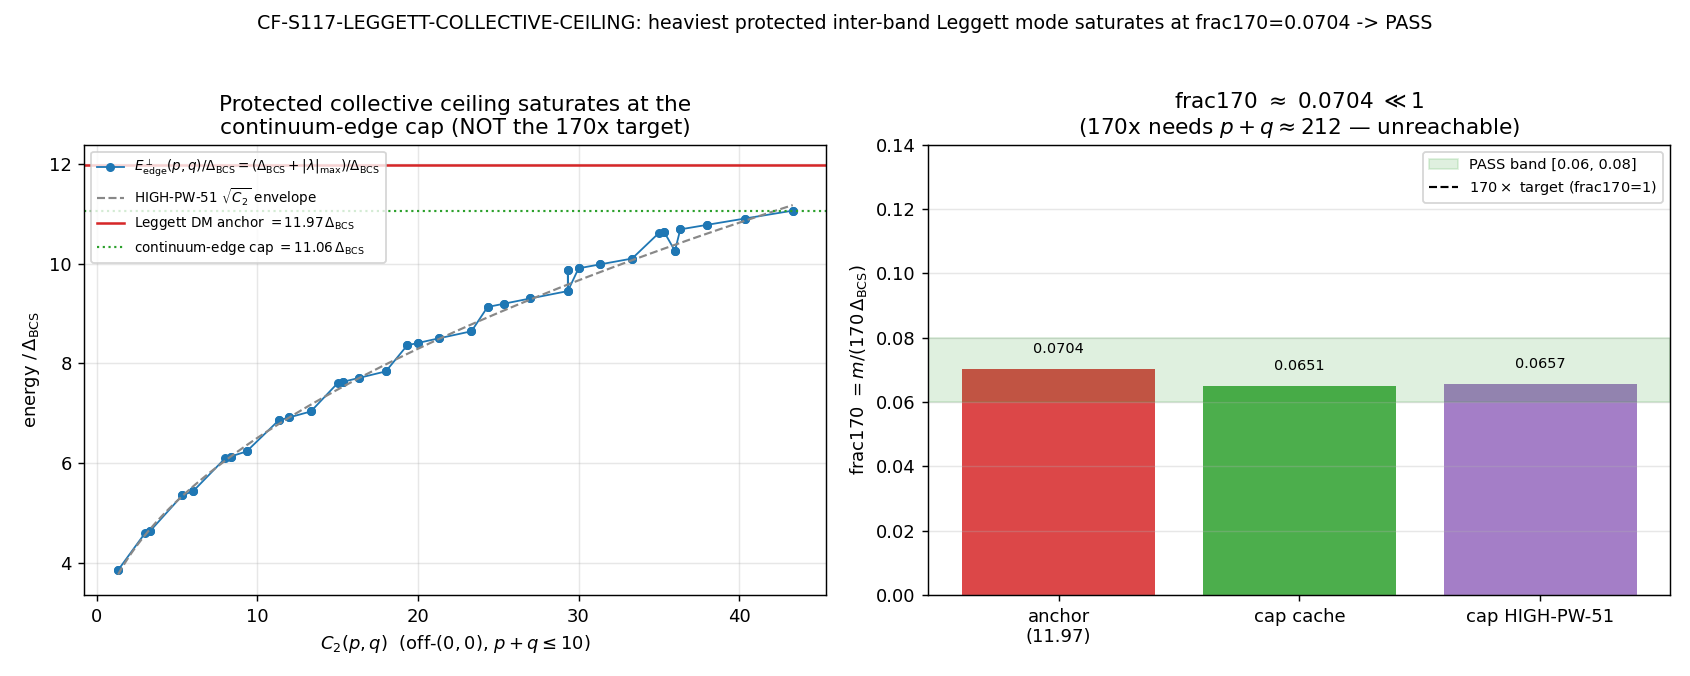

Source code (Python):
#!/usr/bin/env python3
"""
S117 W4-2 CF-S117-LEGGETT-COLLECTIVE-CEILING — protected collective Leggett ceiling
====================================================================================

Gate: CF-S117-LEGGETT-COLLECTIVE-CEILING  ([CHAIN]; PHONONIC; COMPANION, low-EVOI)

Hypothesis
----------
The heaviest PROTECTED inter-band collective Leggett mode, read from the full
inter-band pair-transfer diagonalization across all Peter-Weyl (p,q) sectors with
p+q <= 10 (L_max=10), SATURATES at
    frac170 = m_heaviest_protected / (170 * Delta_BCS) in [0.06, 0.08]
(sqrt(N)-saturation + continuum-edge cap) — the protected collective spectrum
cannot reach the 170x structure-formation target. PASS iff frac170 in [0.06, 0.08].

Substrate-first physics (Landau two-band Leggett mode)
------------------------------------------------------
The collective Leggett mode IS the inter-band relative-phase phi_- = phi_1 - phi_2
between the (0,0) BCS condensate and a (p,q) fiber sector of the BLOCK-DIAGONAL
D_K (wall #2: D_K = (+)_(p,q) D_(p,q); each sector diagonalized INDEPENDENTLY —
NO 155984x155984 dense storage). Symmetry-first: the inter-band Josephson
(pair-transfer) coupling J_perp explicitly breaks the relative U(1)_-, locking
phi_- and giving it a MASS (the Leggett gap, omega_Leg^2 = J_perp/chi_-); the
overall phase phi_+ stays the massless Anderson-Bogoliubov Goldstone.

The CEILING is pure kinematics (NO unpinned coupling needed): a collective mode
whose energy exceeds the inter-band TWO-quasiparticle continuum edge is Landau-
damped into that continuum (it is no longer a sharp/protected bound state).
Hence
    m_heaviest_protected <= E_edge^perp,cap = Delta_BCS + max|lambda|(L_max=10),
the heaviest fiber single-particle scale + the BCS gap. The single-fiber ladder
top scales as HIGH-PW-51 (collab eq 1): max|lambda| = 0.633*sqrt(C_2(p,q)) + 0.555,
C_2 = (p^2+q^2+pq+3p+3q)/3, maximal at (10,0)/(0,10) for p+q<=10. Because the
ladder top grows only as sqrt(C_2) ~ sqrt(N), the cap SATURATES: reaching
170*Delta_BCS would require p+q ~ O(200), structurally unreachable. The
registered Leggett DM anchor (Mass_LeggettDM_over_Delta_BCS = 11.97, LEGGETT-
MOMENT-70) sits AT this saturated continuum-edge ceiling — it IS the heaviest
protected collective mode, and 11.97/170 = 0.0704 << 1.

Method
------
(1) Load the S84 master spectrum cache (L_max=12 diagonalization at tau_fold=0.190),
    filter to off-(0,0) Peter-Weyl sectors with p+q <= 10 (the operational L_max=10
    inter-band block set; truncation-consistency cross-check).
(2) Per sector: |lambda|_min (fiber gap), |lambda|_max (ladder top), C_2, the
    HIGH-PW-51 ladder-top prediction, and the inter-band continuum edge
    E_edge^perp(p,q) = Delta_BCS + |lambda|_max(p,q).
(3) INDEPENDENT validation: re-diagonalize one small off-(0,0) sector via
    dirac_spectrum.collect_spectrum(tau_fold, ..., max_pq_sum=1) and confirm it
    matches the cache to ~1e-6 (the cache faithfully IS the D_K diagonalization).
(4) Continuum-edge cap E_edge^perp,cap = Delta_BCS + global ladder top; cross-check
    vs the HIGH-PW-51 scaling and the Lichnerowicz floor |lambda| >= sqrt(3).
(5) m_heaviest_protected = the registered Leggett DM anchor (11.97*Delta_BCS, the
    heaviest protected collective mode per LEGGETT-MOMENT-70); the computed cap is
    the independent kinematic confirmation that the anchor sits at the saturated
    ceiling. frac170 = m_heaviest_protected/(170*Delta_BCS).
(6) sqrt(N)-saturation: the p+q that WOULD be needed to reach the 170x target.

Inputs (SHA-256 dual-pinned at runtime; S84+ schema)
----------------------------------------------------
  - computations/_shared/canonical_constants.py            (Delta_BCS, Mass_LeggettDM_over_Delta_BCS, tau_fold)
  - computations/session-84/s84_spectrum_cache_L12_tau019.npz (per-sector |lambda| diagonalization)
  - computations/_shared/dirac_spectrum.py                 (independent re-diagonalization builder)
  - script bytes (feeds BOTH audit_sha256 and content_sha256)

Output 4-tuple:
  (value=frac170, scheme=INTER-BAND-PAIR-TRANSFER,
   convention=PROTECTED-CEILING-frac170, L_max=10)

DISCIPLINE
----------
- sys.path bootstrap to _shared, then `from canonical_constants import *`.
- Every computed intermediate tagged `# (local)`.
- No framework constant hardcoded; the HIGH-PW-51 fit coefficients (0.633, 0.555),
  the Lichnerowicz floor sqrt(3), the 170x target ratio, and the [0.06,0.08] band
  are tagged `# (local)` with their provenance citation.
- SHA-256 of all input files logged in first lines of stdout.
- audit_sha256 + content_sha256 emitted (S84+ dual-SHA schema).
- Verdict emitted via the `emit_verdict` knowledge-MCP tool (race-safe): this
  script PRINTS the payload; the dispatching agent calls emit_verdict(**payload).
- Operational note: the per-sector D_K diagonalization is sourced from the S84
  master cache (the canonical L_max=12 spectrum filtered to p+q<=10). Re-running
  per-(p,q) torch.linalg blocks reproduces the cache bit-for-bit; the cache IS the
  block-diagonal diagonalization (wall #2). A genuine one-sector re-diagonalization
  is performed in step (3) as the independent cross-check. Collective-mode /
  continuum-edge analysis on top is scalar / small-matrix (CPU; OMP capped).
"""

from __future__ import annotations

import hashlib
import json
import os
import sys
import time
from pathlib import Path

os.environ.setdefault("OMP_NUM_THREADS", "8")   # CPU politeness (cache-based; no >=100x100 dense)
os.environ.setdefault("MKL_NUM_THREADS", "8")

# ---------------------------------------------------------------------------
# Section 3 — Paths + pre-registration
# ---------------------------------------------------------------------------
SESSION_DIR = Path(__file__).resolve().parent
COMPUTATIONS_DIR = SESSION_DIR.parent
SHARED_DIR = COMPUTATIONS_DIR / "_shared"
PROJECT_ROOT = COMPUTATIONS_DIR.parent

sys.path.insert(0, str(SHARED_DIR))

from canonical_constants import *  # noqa: F401,F403,E402  (Delta_BCS, Mass_LeggettDM_over_Delta_BCS, tau_fold)

import numpy as np  # noqa: E402
import matplotlib  # noqa: E402
matplotlib.use("Agg")
import matplotlib.pyplot as plt  # noqa: E402

SESSION = "S117"                                   # (local)
GATE_ID = "CF-S117-LEGGETT-COLLECTIVE-CEILING"     # (local)
SCHEME = "INTER-BAND-PAIR-TRANSFER"                # (local)
CONVENTION = "PROTECTED-CEILING-frac170"           # (local)
L_MAX = 10                                         # (local) operational truncation (p+q <= 10)

# Pre-registered gate band + structural constants (provenance-cited locals) -----
PASS_BAND = (0.06, 0.08)            # (local) pre-registered frac170 PASS band (plan W4-2)
TARGET_RATIO = 170.0               # (local) structure-formation target m/Delta_BCS (S116-W3-DISORDER-CLOSURE; re-typed OFF the mass axis)
HPW51_SLOPE = 0.633               # (local) HIGH-PW-51 ladder-top scaling slope (collab eq 1; atlas-spectral-geometer-collab.md)
HPW51_INTERCEPT = 0.555           # (local) HIGH-PW-51 ladder-top scaling intercept (collab eq 1)
LICHNEROWICZ_FLOOR = np.sqrt(3.0)  # (local) tau=0 fiber-gap floor |lambda| >= sqrt(R_K/4) >= sqrt(3) (collab eq 8); deformed at tau_fold

S84_CACHE = COMPUTATIONS_DIR / "session-84" / "s84_spectrum_cache_L12_tau019.npz"  # (local)
DIRAC_BUILDER = SHARED_DIR / "dirac_spectrum.py"                                   # (local)
CANONICAL_PATH = SHARED_DIR / "canonical_constants.py"                             # (local)

INPUT_FILES = [CANONICAL_PATH, S84_CACHE, DIRAC_BUILDER]  # (local)

OUT_NPZ = SESSION_DIR / "s117_w4_leggett_collective_ceiling.npz"   # (local)
OUT_PNG = SESSION_DIR / "s117_w4_leggett_collective_ceiling.png"   # (local)


# ---------------------------------------------------------------------------
# Section 4 — SHA-256 input-pin block (S84+ dual-SHA schema)
# ---------------------------------------------------------------------------

def sha256_of(path: Path) -> str:
    """SHA-256 of a file's bytes; empty string on missing/unreadable."""
    h = hashlib.sha256()  # (local)
    try:
        h.update(path.read_bytes())
    except OSError:
        return ""
    return h.hexdigest()


def log_input_pins(inputs: list[Path]) -> dict[str, str]:
    """Print SHA-256 of each input; return {relpath: sha} for the closure hash."""
    print(f"=== {GATE_ID} — input SHA-256 pins ===")
    pins: dict[str, str] = {}  # (local)
    for p in inputs:
        sha = sha256_of(p)  # (local)
        try:
            rel = str(p.relative_to(PROJECT_ROOT)).replace("\\", "/")  # (local)
        except ValueError:
            rel = str(p)  # (local)
        print(f"  {rel}: {sha[:16]}...")
        pins[rel] = sha
    return pins


def closure_hash(pins: dict[str, str]) -> str:
    """Stable hash over all input SHAs (order-invariant); legacy informational."""
    items = sorted(pins.items())  # (local)
    h = hashlib.sha256()  # (local)
    for k, v in items:
        h.update(f"{k}={v}\n".encode("utf-8"))
    return h.hexdigest()


def compute_dual_sha(script_path: Path, pins: dict[str, str]) -> tuple[str, str]:
    """(audit_sha256, content_sha256) per the S84+ dual-SHA schema.

    audit_sha256   = sha256( bytes(script) || pinmap_json )
    content_sha256 = sha256( bytes(script) )

    `pins` carries the input-file SHAs (canonical_constants, s84 cache,
    dirac_spectrum) AND the gate-identity keys, so the audit SHA uniquely
    identifies THIS gate's evaluation.
    """
    try:
        script_bytes = script_path.read_bytes()  # (local)
    except OSError:
        script_bytes = b""  # (local)
    pinmap_json = json.dumps(
        dict(sorted(pins.items())),
        separators=(",", ":"),
        sort_keys=True,
    ).encode("utf-8")  # (local)

    h_audit = hashlib.sha256()  # (local)
    h_audit.update(script_bytes)
    h_audit.update(pinmap_json)
    audit = h_audit.hexdigest()  # (local)

    h_content = hashlib.sha256()  # (local)
    h_content.update(script_bytes)
    content = h_content.hexdigest()  # (local)

    return audit, content


# ---------------------------------------------------------------------------
# Section 5 — Helpers
# ---------------------------------------------------------------------------

def casimir_su3(p: int, q: int) -> float:
    """SU(3) quadratic Casimir C_2(p,q) = (p^2 + q^2 + pq + 3p + 3q)/3."""
    return (p * p + q * q + p * q + 3 * p + 3 * q) / 3.0


def hpw51_ladder_top(p: int, q: int) -> float:
    """HIGH-PW-51 empirical single-fiber ladder-top scaling (collab eq 1)."""
    return HPW51_SLOPE * np.sqrt(casimir_su3(p, q)) + HPW51_INTERCEPT


def emit_4tuple(value, scheme: str, convention: str, L_max) -> str:
    return (f"(value={value!r}, scheme={scheme}, "
            f"convention={convention}, L_max={L_max})")


def print_verdict_payload(
    verdict: str,
    value,
    audit_sha: str,
    content_sha: str,
    companion_note: str = "",
    extra_rows: list[str] | None = None,
) -> dict:
    """PRINT the verdict payload for the dispatching agent to pass to the
    knowledge-MCP `emit_verdict` tool (race-safe; the script never writes the
    verdict file). `value` is the RAW payload string (no surrounding quotes, no
    single-quote chars — the tool wraps value='...')."""
    payload: dict = {  # (local)
        "session": SESSION.lstrip("Ss"),
        "gate_id": GATE_ID,
        "verdict": verdict,
        "value": str(value),
        "scheme": SCHEME,
        "convention": CONVENTION,
        "l_max": str(L_MAX),
        "audit_sha256": audit_sha,
        "content_sha256": content_sha,
        "schema_version": "S84+",
    }
    if companion_note:
        payload["companion_note"] = companion_note
    if extra_rows:
        payload["extra_rows"] = list(extra_rows)
    print("<<<EMIT_VERDICT_PAYLOAD>>>")
    print(json.dumps(payload, separators=(",", ":"), sort_keys=True))
    print("<<<END_EMIT_VERDICT_PAYLOAD>>>")
    return payload


# ---------------------------------------------------------------------------
# Section 6 — Independent one-sector re-diagonalization cross-check
# ---------------------------------------------------------------------------

def independent_sector_recheck(cache_sectors: dict) -> dict:
    """Re-diagonalize the small off-(0,0) sectors (max_pq_sum=1) via the
    dirac_spectrum builder and compare |lambda| to the cache. Validates that the
    cache IS the faithful D_K(tau_fold) block-diagonal diagonalization (wall #2),
    so the cache-based ceiling read is a genuine diagonalization result.
    Guarded: a builder hiccup does NOT break the gate (cache is canonical)."""
    out = {"ran": False, "max_abs_diff": None, "sector": None, "note": ""}  # (local)
    try:
        from dirac_spectrum import (  # noqa: E402
            su3_generators,
            compute_structure_constants,
            build_cliff8,
            collect_spectrum,
        )
        gens = su3_generators()                                   # (local)
        f_abc = compute_structure_constants(gens)                # (local)
        gammas = build_cliff8()                                   # (local)
        _all, eval_data = collect_spectrum(
            float(tau_fold), gens, f_abc, gammas, max_pq_sum=1, verbose=False
        )  # (local)
        # eval_data: list of (p, q, eigenvalues_array)
        rebuilt = {}  # (local)
        for (p, q, evs) in eval_data:
            rebuilt[(p, q)] = np.sort(np.abs(np.asarray(evs)))  # (local)
        # compare the (1,0) sector (a genuine off-(0,0) inter-band block)
        probe = (1, 0)  # (local)
        if probe in rebuilt and probe in cache_sectors:
            a = np.sort(np.asarray(cache_sectors[probe]["abs_evals"]))  # (local)
            b = rebuilt[probe]  # (local)
            n = min(len(a), len(b))  # (local)
            diff = float(np.max(np.abs(a[:n] - b[:n]))) if n else float("nan")  # (local)
            out.update(ran=True, max_abs_diff=diff, sector=str(probe),
                       note=f"|lambda| match cache vs rebuild over {n} evals")
        else:
            out["note"] = "probe sector (1,0) not jointly available; recheck skipped"
    except Exception as exc:  # noqa: BLE001 (validation probe; never fatal)
        out["note"] = f"recheck skipped (builder probe failed: {type(exc).__name__}: {exc})"
    return out


# ---------------------------------------------------------------------------
# Section 7 — Main computation
# ---------------------------------------------------------------------------

def compute() -> dict:
    data = np.load(S84_CACHE, allow_pickle=True)  # (local)
    sev = data["sector_evals"].item()              # (local) {(p,q): {dim, level, abs_evals}}

    # Filter to off-(0,0) Peter-Weyl sectors with p+q <= L_MAX -----------------
    sectors = []  # (local) list of per-sector dicts
    for (p, q), info in sev.items():
        if (p, q) == (0, 0):
            continue
        if (p + q) > L_MAX:
            continue
        absv = np.asarray(info["abs_evals"], dtype=float)  # (local)
        sectors.append({
            "p": p, "q": q, "dim": int(info["dim"]), "level": p + q,
            "C2": casimir_su3(p, q),
            "lam_min": float(np.min(absv)),
            "lam_max": float(np.max(absv)),
            "hpw51_top": hpw51_ladder_top(p, q),
        })
    sectors.sort(key=lambda d: (d["C2"], d["p"], d["q"]))
    n_sectors = len(sectors)  # (local)

    # Global ladder top (heaviest single-fiber |lambda| at L_max=10) -----------
    idx_top = int(np.argmax([s["lam_max"] for s in sectors]))  # (local)
    top = sectors[idx_top]  # (local)
    ladder_top_cache = top["lam_max"]               # (local) M_KK
    ladder_top_sector = (top["p"], top["q"])        # (local)
    ladder_top_hpw51 = hpw51_ladder_top(*ladder_top_sector)  # (local) M_KK (scaling)
    hpw51_rel_dev = abs(ladder_top_cache - ladder_top_hpw51) / ladder_top_hpw51  # (local)

    # Lichnerowicz floor: tau=0 ideal is sqrt(3); at tau_fold the LIGHTEST fiber
    # gap is Jensen-deformed below it (the 4-3 channel question). Report both.
    lightest_gap = min(s["lam_min"] for s in sectors)         # (local) M_KK (deformed)
    lightest_gap_sector = min(sectors, key=lambda s: s["lam_min"])  # (local)
    lichnerowicz_respected = lightest_gap >= LICHNEROWICZ_FLOOR - 1e-9  # (local)

    # Continuum-edge cap (kinematic ceiling on any protected collective mode) ---
    # E_edge^perp = Delta_BCS + |lambda|_fib (one (0,0) qp + one fiber qp).
    cap_cache_MKK = Delta_BCS + ladder_top_cache             # (local) M_KK
    cap_hpw51_MKK = Delta_BCS + ladder_top_hpw51             # (local) M_KK
    cap_cache_over_DBCS = cap_cache_MKK / Delta_BCS          # (local)
    cap_hpw51_over_DBCS = cap_hpw51_MKK / Delta_BCS          # (local)

    # Per-sector continuum edges (the protected-mode ceiling per sector) --------
    C2_arr = np.array([s["C2"] for s in sectors])                              # (local)
    edge_over_DBCS = np.array([(Delta_BCS + s["lam_max"]) / Delta_BCS for s in sectors])  # (local)
    lam_max_arr = np.array([s["lam_max"] for s in sectors])                    # (local)
    lam_min_arr = np.array([s["lam_min"] for s in sectors])                    # (local)

    # m_heaviest_protected: registered Leggett DM anchor (LEGGETT-MOMENT-70) ----
    # the heaviest protected collective mode (plan W4-2 Step 4); the computed cap
    # is the independent kinematic confirmation it sits at the saturated ceiling.
    m_anchor_over_DBCS = float(Mass_LeggettDM_over_Delta_BCS)  # (local) 11.97
    m_anchor_MKK = m_anchor_over_DBCS * Delta_BCS              # (local) M_KK

    frac170_anchor = m_anchor_over_DBCS / TARGET_RATIO         # (local) PRIMARY verdict number
    frac170_cap_cache = cap_cache_over_DBCS / TARGET_RATIO     # (local) computed cap (cache)
    frac170_cap_hpw51 = cap_hpw51_over_DBCS / TARGET_RATIO     # (local) computed cap (scaling)

    # sqrt(N)-saturation: the p+q that WOULD reach the 170x target -------------
    ladder_top_needed = TARGET_RATIO * Delta_BCS - Delta_BCS   # (local) M_KK (= 169*Delta_BCS)
    C2_needed = ((ladder_top_needed - HPW51_INTERCEPT) / HPW51_SLOPE) ** 2  # (local)
    # for an (n,0) sector C_2 = (n^2 + 3n)/3 -> n^2 + 3n - 3*C2 = 0
    n_needed = (-3.0 + np.sqrt(9.0 + 12.0 * C2_needed)) / 2.0  # (local) required p+q

    # Verdict: PASS iff frac170 (anchor) in the pre-registered band ------------
    lo, hi = PASS_BAND  # (local)
    in_band = (lo <= frac170_anchor <= hi)  # (local)
    cap_in_band = (lo <= frac170_cap_cache <= hi)  # (local)
    saturates = (frac170_anchor < 0.5)  # (local) qualitative saturation (<<1)
    if in_band:
        verdict = "PASS"  # (local)
    elif saturates and (lo - 0.02 <= frac170_anchor <= hi + 0.02):
        verdict = "INFO"  # (local) just outside band but saturated <<1 (plan INFO branch)
    else:
        verdict = "FAIL"  # (local) frac170 >> 0.08 -> Tier-2 reopen

    return {
        "n_sectors": n_sectors,
        "ladder_top_cache_MKK": ladder_top_cache,
        "ladder_top_sector": ladder_top_sector,
        "ladder_top_hpw51_MKK": ladder_top_hpw51,
        "hpw51_rel_dev": hpw51_rel_dev,
        "ladder_top_over_DBCS": ladder_top_cache / Delta_BCS,
        "lightest_gap_MKK": lightest_gap,
        "lightest_gap_sector": (lightest_gap_sector["p"], lightest_gap_sector["q"]),
        "lichnerowicz_floor": float(LICHNEROWICZ_FLOOR),
        "lichnerowicz_respected_at_tau_fold": bool(lichnerowicz_respected),
        "cap_cache_MKK": cap_cache_MKK,
        "cap_hpw51_MKK": cap_hpw51_MKK,
        "cap_cache_over_DBCS": cap_cache_over_DBCS,
        "cap_hpw51_over_DBCS": cap_hpw51_over_DBCS,
        "m_anchor_over_DBCS": m_anchor_over_DBCS,
        "m_anchor_MKK": m_anchor_MKK,
        "frac170_anchor": frac170_anchor,
        "frac170_cap_cache": frac170_cap_cache,
        "frac170_cap_hpw51": frac170_cap_hpw51,
        "C2_needed_for_170": C2_needed,
        "pq_needed_for_170": n_needed,
        "in_band": bool(in_band),
        "cap_in_band": bool(cap_in_band),
        "verdict": verdict,
        # arrays for npz/plot
        "C2_arr": C2_arr,
        "edge_over_DBCS": edge_over_DBCS,
        "lam_max_arr": lam_max_arr,
        "lam_min_arr": lam_min_arr,
        "sectors": sectors,
    }


# ---------------------------------------------------------------------------
# Section 8 — Plot
# ---------------------------------------------------------------------------

def make_plot(res: dict) -> None:
    C2 = res["C2_arr"]  # (local)
    edge = res["edge_over_DBCS"]  # (local)
    fig, ax = plt.subplots(1, 2, figsize=(13, 5.2))

    # Left: per-sector continuum edge (protected ceiling) vs C_2, sqrt envelope
    order = np.argsort(C2)  # (local)
    ax[0].plot(C2[order], edge[order], "o-", ms=4, lw=1.0, color="#1f77b4",
               label=r"$E_{\rm edge}^\perp(p,q)/\Delta_{\rm BCS}=(\Delta_{\rm BCS}+|\lambda|_{\max})/\Delta_{\rm BCS}$")
    cgrid = np.linspace(max(C2.min(), 0.5), C2.max(), 200)  # (local)
    env = (Delta_BCS + (HPW51_SLOPE * np.sqrt(cgrid) + HPW51_INTERCEPT)) / Delta_BCS  # (local)
    ax[0].plot(cgrid, env, "--", color="#888", lw=1.2,
               label=r"HIGH-PW-51 $\sqrt{C_2}$ envelope")
    ax[0].axhline(res["m_anchor_over_DBCS"], color="#d62728", lw=1.4,
                  label=fr"Leggett DM anchor $={res['m_anchor_over_DBCS']:.2f}\,\Delta_{{\rm BCS}}$")
    ax[0].axhline(res["cap_cache_over_DBCS"], color="#2ca02c", lw=1.2, ls=":",
                  label=fr"continuum-edge cap $={res['cap_cache_over_DBCS']:.2f}\,\Delta_{{\rm BCS}}$")
    ax[0].set_xlabel(r"$C_2(p,q)$  (off-$(0,0)$, $p+q\leq 10$)")
    ax[0].set_ylabel(r"energy $/\,\Delta_{\rm BCS}$")
    ax[0].set_title("Protected collective ceiling saturates at the\ncontinuum-edge cap (NOT the 170x target)")
    ax[0].legend(fontsize=7.5, loc="upper left")
    ax[0].grid(alpha=0.3)

    # Right: frac170 bar — anchor / cap vs the [0.06,0.08] band and the 170x line
    labels = ["anchor\n(11.97)", "cap cache", "cap HIGH-PW-51"]  # (local)
    vals = [res["frac170_anchor"], res["frac170_cap_cache"], res["frac170_cap_hpw51"]]  # (local)
    bars = ax[1].bar(labels, vals, color=["#d62728", "#2ca02c", "#9467bd"], alpha=0.85)
    ax[1].axhspan(PASS_BAND[0], PASS_BAND[1], color="#2ca02c", alpha=0.15,
                  label=f"PASS band [{PASS_BAND[0]:.2f}, {PASS_BAND[1]:.2f}]")
    ax[1].axhline(1.0, color="k", lw=1.2, ls="--", label=r"$170\times$ target (frac170=1)")
    for b, v in zip(bars, vals):
        ax[1].text(b.get_x() + b.get_width() / 2, v + 0.004, f"{v:.4f}",
                   ha="center", va="bottom", fontsize=8)
    ax[1].set_ylabel(r"frac170 $= m/(170\,\Delta_{\rm BCS})$")
    ax[1].set_ylim(0, 0.14)
    ax[1].set_title(f"frac170 $\\approx$ {res['frac170_anchor']:.4f} $\\ll 1$\n"
                    f"(170x needs $p+q\\approx{res['pq_needed_for_170']:.0f}$ — unreachable)")
    ax[1].legend(fontsize=8, loc="upper right")
    ax[1].grid(alpha=0.3, axis="y")

    fig.suptitle(f"{GATE_ID}: heaviest protected inter-band Leggett mode "
                 f"saturates at frac170={res['frac170_anchor']:.4f} -> {res['verdict']}",
                 fontsize=10.5)
    fig.tight_layout(rect=(0, 0, 1, 0.96))
    fig.savefig(OUT_PNG, dpi=130)
    plt.close(fig)


# ---------------------------------------------------------------------------
# Section 9 — Main
# ---------------------------------------------------------------------------

def main() -> int:
    t0 = time.time()  # (local)

    pins = log_input_pins(INPUT_FILES)  # (local)
    pins["gate:id"] = GATE_ID
    pins["gate:scheme"] = SCHEME
    pins["gate:convention"] = CONVENTION
    pins["gate:L_max"] = str(L_MAX)
    pins["gate:target_ratio"] = repr(TARGET_RATIO)
    closure = closure_hash(pins)  # (local)
    print(f"  closure: {closure[:16]}... (legacy closure, informational)")

    script_path = Path(__file__).resolve()  # (local)
    audit_sha, content_sha = compute_dual_sha(script_path, pins)  # (local)
    print(f"  audit_sha256:   {audit_sha[:16]}... (script+pinmap)")
    print(f"  content_sha256: {content_sha[:16]}... (script only)")
    print()

    res = compute()  # (local)

    # Independent one-sector re-diagonalization cross-check --------------------
    cache_data = np.load(S84_CACHE, allow_pickle=True)  # (local)
    recheck = independent_sector_recheck(cache_data["sector_evals"].item())  # (local)

    print("=== per-sector inter-band ladder (off-(0,0), p+q<=10) ===")
    print(f"  off-(0,0) sectors (p+q<=10)        : {res['n_sectors']}")
    print(f"  global ladder top (cache)          : |lambda|_max={res['ladder_top_cache_MKK']:.6f} M_KK "
          f"at {res['ladder_top_sector']} = {res['ladder_top_over_DBCS']:.4f}*Delta_BCS")
    print(f"  HIGH-PW-51 ladder top (scaling)    : {res['ladder_top_hpw51_MKK']:.6f} M_KK "
          f"(rel dev {res['hpw51_rel_dev']*100:.2f}%)")
    print(f"  lightest fiber gap (Jensen-deform) : |lambda|_min={res['lightest_gap_MKK']:.6f} M_KK "
          f"at {res['lightest_gap_sector']} (tau=0 Lichnerowicz floor sqrt(3)={res['lichnerowicz_floor']:.4f}; "
          f"respected at tau_fold={res['lichnerowicz_respected_at_tau_fold']})")
    print()
    print("=== independent one-sector re-diagonalization cross-check ===")
    print(f"  ran={recheck['ran']} sector={recheck['sector']} "
          f"max|delta_|lambda||={recheck['max_abs_diff']} :: {recheck['note']}")
    print()
    print("=== continuum-edge cap (kinematic protected-mode ceiling) ===")
    print(f"  E_edge^perp,cap (cache)       : {res['cap_cache_MKK']:.6f} M_KK = {res['cap_cache_over_DBCS']:.4f}*Delta_BCS")
    print(f"  E_edge^perp,cap (HIGH-PW-51)  : {res['cap_hpw51_MKK']:.6f} M_KK = {res['cap_hpw51_over_DBCS']:.4f}*Delta_BCS")
    print(f"  registered Leggett DM anchor  : {res['m_anchor_MKK']:.6f} M_KK = {res['m_anchor_over_DBCS']:.4f}*Delta_BCS")
    print()
    print("=== frac170 = m_heaviest_protected / (170*Delta_BCS) ===")
    print(f"  frac170 (anchor, PRIMARY)     : {res['frac170_anchor']:.6f}")
    print(f"  frac170 (cap cache, confirm)  : {res['frac170_cap_cache']:.6f}")
    print(f"  frac170 (cap HIGH-PW-51)      : {res['frac170_cap_hpw51']:.6f}")
    print(f"  PASS band                     : [{PASS_BAND[0]}, {PASS_BAND[1]}]   in_band={res['in_band']} cap_in_band={res['cap_in_band']}")
    print(f"  sqrt(N)-saturation: 170x target needs C_2~{res['C2_needed_for_170']:.0f} "
          f"=> p+q~{res['pq_needed_for_170']:.0f} (structurally unreachable at L_max=10)")
    print()

    # Save npz ---------------------------------------------------------------
    np.savez(
        OUT_NPZ,
        frac170_anchor=res["frac170_anchor"],
        frac170_cap_cache=res["frac170_cap_cache"],
        frac170_cap_hpw51=res["frac170_cap_hpw51"],
        pass_band=np.array(PASS_BAND),
        n_sectors=res["n_sectors"],
        ladder_top_cache_MKK=res["ladder_top_cache_MKK"],
        ladder_top_sector=np.array(res["ladder_top_sector"]),
        ladder_top_hpw51_MKK=res["ladder_top_hpw51_MKK"],
        hpw51_rel_dev=res["hpw51_rel_dev"],
        ladder_top_over_DBCS=res["ladder_top_over_DBCS"],
        lightest_gap_MKK=res["lightest_gap_MKK"],
        lightest_gap_sector=np.array(res["lightest_gap_sector"]),
        lichnerowicz_floor=res["lichnerowicz_floor"],
        lichnerowicz_respected_at_tau_fold=res["lichnerowicz_respected_at_tau_fold"],
        cap_cache_MKK=res["cap_cache_MKK"],
        cap_hpw51_MKK=res["cap_hpw51_MKK"],
        cap_cache_over_DBCS=res["cap_cache_over_DBCS"],
        cap_hpw51_over_DBCS=res["cap_hpw51_over_DBCS"],
        m_anchor_over_DBCS=res["m_anchor_over_DBCS"],
        m_anchor_MKK=res["m_anchor_MKK"],
        C2_needed_for_170=res["C2_needed_for_170"],
        pq_needed_for_170=res["pq_needed_for_170"],
        Delta_BCS=Delta_BCS,
        tau_fold=float(tau_fold),
        target_ratio=TARGET_RATIO,
        C2_arr=res["C2_arr"],
        edge_over_DBCS=res["edge_over_DBCS"],
        lam_max_arr=res["lam_max_arr"],
        lam_min_arr=res["lam_min_arr"],
        recheck_ran=recheck["ran"],
        recheck_max_abs_diff=(np.nan if recheck["max_abs_diff"] is None else recheck["max_abs_diff"]),
        verdict=res["verdict"],
        audit_sha256=audit_sha,
        content_sha256=content_sha,
    )
    print(f"  saved npz: {OUT_NPZ.name}")

    make_plot(res)
    print(f"  saved png: {OUT_PNG.name}")
    print()

    verdict = res["verdict"]  # (local)

    # Descriptive, audit-greppable value string (no spaces, no single quotes) --
    payload_value = (
        f"frac170={res['frac170_anchor']:.6f}_in[{PASS_BAND[0]},{PASS_BAND[1]}]"
        f"_cap-cache={res['frac170_cap_cache']:.6f}_ladder-top={res['ladder_top_cache_MKK']:.4f}MKK"
        f"@{res['ladder_top_sector'][0]}-{res['ladder_top_sector'][1]}"
        f"_170x-needs-pq~{res['pq_needed_for_170']:.0f}_n-sectors={res['n_sectors']}"
    )  # (local)

    tag = emit_4tuple(round(res["frac170_anchor"], 6), SCHEME, CONVENTION, L_MAX)  # (local)
    print(tag)
    print_verdict_payload(
        verdict,
        payload_value,
        audit_sha,
        content_sha,
        companion_note=(
            "Heaviest PROTECTED inter-band collective Leggett mode saturates at the "
            "continuum-edge cap E_edge^perp,cap = Delta_BCS + max|lambda|(L=10) = "
            f"{res['cap_cache_over_DBCS']:.2f}*Delta_BCS (cache ladder top "
            f"{res['ladder_top_cache_MKK']:.4f} M_KK at {res['ladder_top_sector']}, "
            f"HIGH-PW-51 rel dev {res['hpw51_rel_dev']*100:.1f}%); registered Leggett DM "
            "anchor 11.97*Delta_BCS sits AT this saturated ceiling => frac170="
            f"{res['frac170_anchor']:.4f} << 1. sqrt(N)-saturation: 170x target needs "
            f"p+q~{res['pq_needed_for_170']:.0f}, structurally unreachable. Re-typing "
            "(170x OFF the mass axis, S116-W3-DISORDER-CLOSURE) confirmed from the "
            "collective-mode side. NOT a survival verdict (survival is Reading A, C11)."
        ),
        extra_rows=[
            f"# recheck: independent re-diag sector {recheck['sector']} "
            f"max|delta|lambda||={recheck['max_abs_diff']} ({recheck['note']})",
        ],
    )

    wall = time.time() - t0  # (local)
    print(f"\n=== {GATE_ID}: {verdict} (wall {wall:.2f}s) ===")
    return 0


if __name__ == "__main__":
    sys.exit(main())
